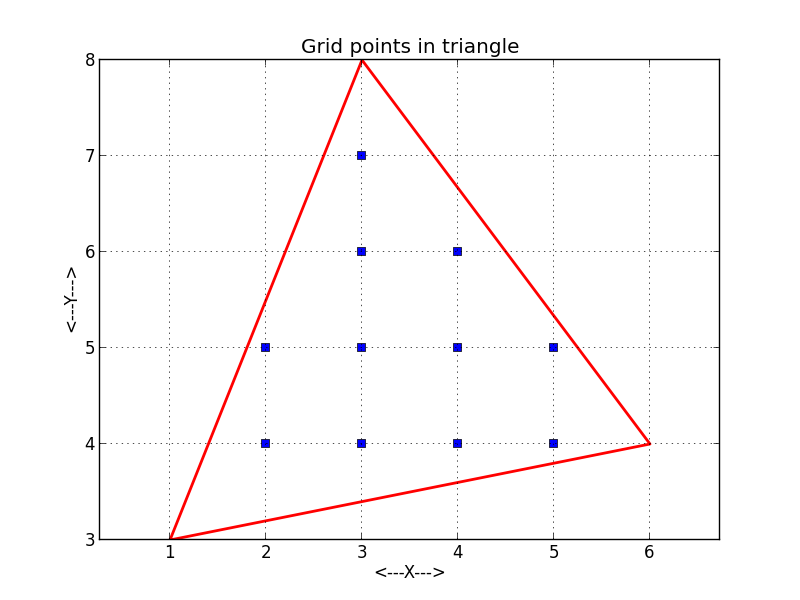

This figure's Python source:
#!/usr/bin/env python
#
def triangle_grid_display ( t, ng, tg, filename ):

#*****************************************************************************80
#
## TRIANGLE_GRID_DISPLAY displays grid points inside a triangle.
#
#  Licensing:
#
#    This code is distributed under the GNU LGPL license.
#
#  Modified:
#
#   09 April 2015
#
#  Author:
#
#    John Burkardt
#
#  Parameters:
#
#    Input, real T(3,2), the coordinates of the vertices of the triangle.
#
#    Input, integer NG, the number of grid points inside the triangle.
#
#    Input, real TG(NG,2), the grid points.
#
#    Input, string FILENAME, the name of the plotfile to be created.
#
  import matplotlib.pyplot as plt
  import numpy as np
#
#  Plot the outline of the triangle.
#
  tx = np.zeros ( 4 )
  ty = np.zeros ( 4 )

  tx[0] = t[0,0];
  tx[1] = t[1,0];
  tx[2] = t[2,0];
  tx[3] = t[0,0];
  ty[0] = t[0,1];
  ty[1] = t[1,1];
  ty[2] = t[2,1];
  ty[3] = t[0,1];

  plt.plot ( tx, ty, linewidth = 2.0, color = 'r' )
#
#  Plot the gridpoints.
#
  plt.plot ( tg[0:ng,0], tg[0:ng,1], 'bs' )
#
#  Cleanup and annotate.
#
  plt.xlabel ( '<---X--->' )
  plt.ylabel ( '<---Y--->' )
  plt.title ( 'Grid points in triangle' )
  plt.grid ( True )
  plt.axis ( 'equal' )
# plt.show ( )
#
#  Save plot to file.
#
  plt.savefig ( filename )

  plt.clf ( )

  print ''
  print '  Graphics data saved in file "%s"' % (filename )

  return

def triangle_grid_display_test ( ):

#*****************************************************************************80
#
## TRIANGLE_GRID_DISPLAY displays grid points inside a triangle.
#
#  Licensing:
#
#    This code is distributed under the GNU LGPL license.
#
#  Modified:
#
#    09 April 2015
#
#  Author:
#
#    John Burkardt
#
  import numpy as np

  print ''
  print 'TRIANGLE_GRID_DISPLAY_TEST:'
  print '  TRIANGLE_GRID_DISPLAY displays a grid of points in a triangle.'

  t = np.array ( [ \
    [ 1.0, 3.0 ], \
    [ 6.0, 4.0 ], \
    [ 3.0, 8.0 ] ] )

  ng = 11
  tg = np.array ( [ \
    [ 2.0, 4.0 ], \
    [ 3.0, 4.0 ], \
    [ 4.0, 4.0 ], \
    [ 5.0, 4.0 ], \
    [ 2.0, 5.0 ], \
    [ 3.0, 5.0 ], \
    [ 4.0, 5.0 ], \
    [ 5.0, 5.0 ], \
    [ 3.0, 6.0 ], \
    [ 4.0, 6.0 ], \
    [ 3.0, 7.0 ] ] )

  filename = 'triangle_grid_display.png'

  triangle_grid_display ( t, ng, tg, filename )
#
#  Terminate.
#
  print ''
  print 'TRIANGLE_GRID_DISPLAY_TEST:'
  print '  Normal end of execution.'

  return
  
if ( __name__ == '__main__' ):
  from timestamp import timestamp
  timestamp ( )
  triangle_grid_display_test ( )
  timestamp ( )
